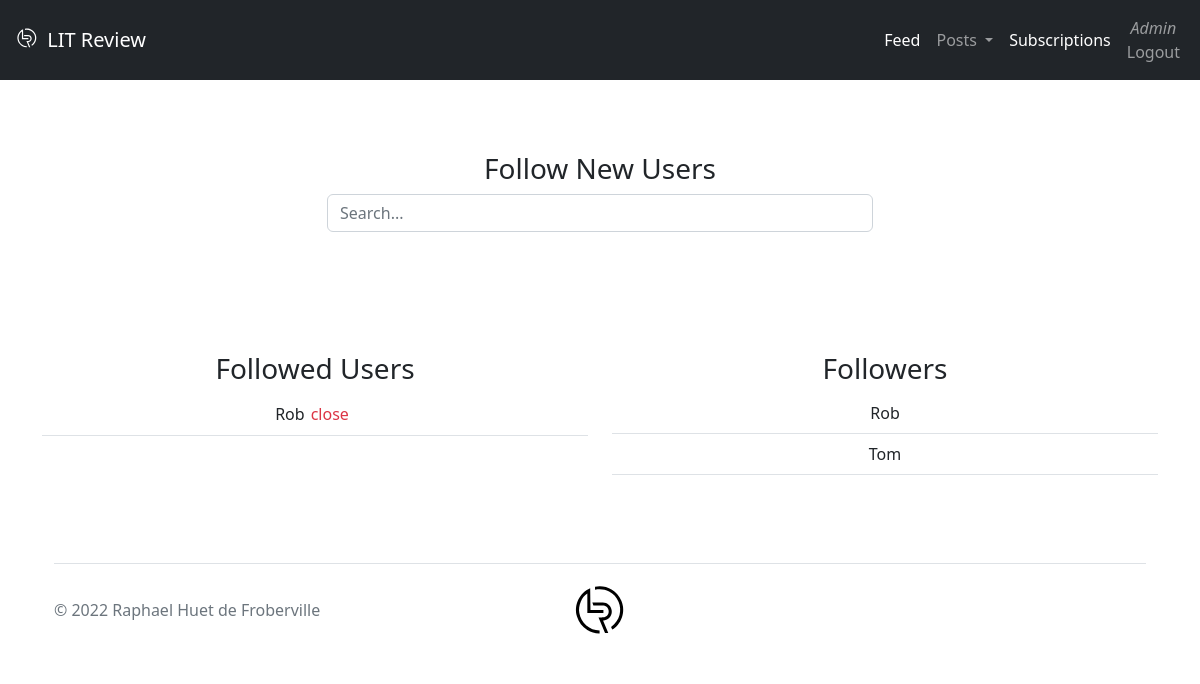
The app's page /list_subscriptions (signed in), older data.
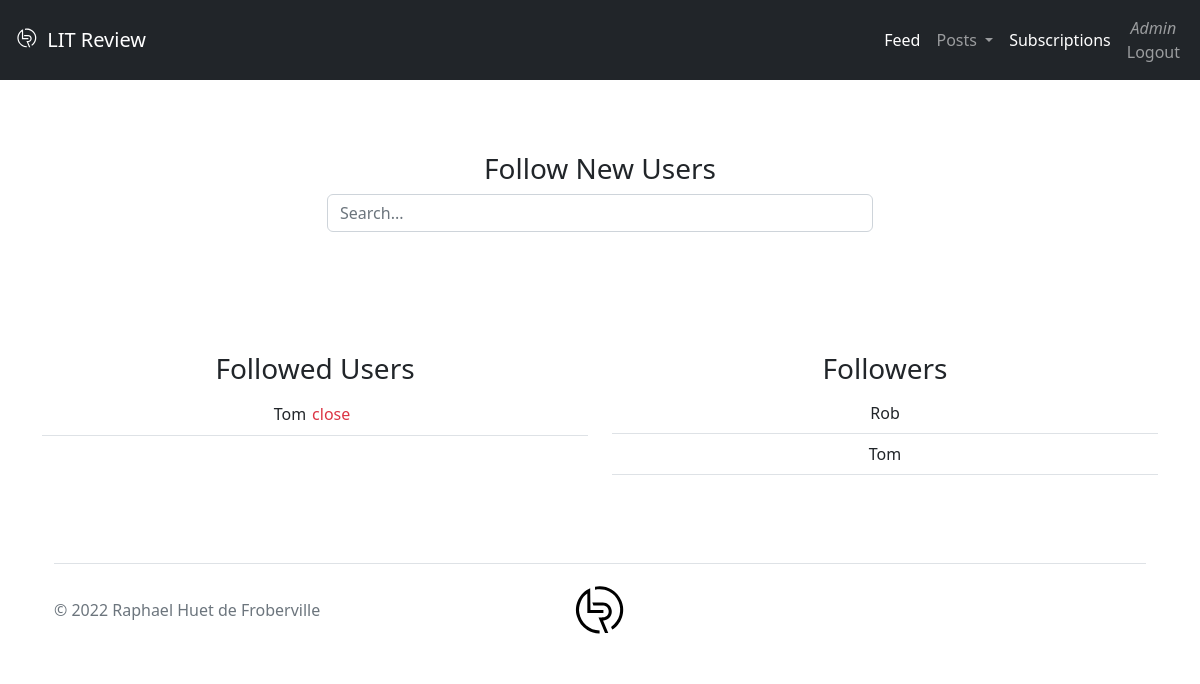
The same page, newer data.
### book_review/models.py (models this page shows, shortened)
class UserFollows(models.Model):
    user = models.ForeignKey(verbose_name=_('Follower'), to=get_user_model(),
                             on_delete=models.CASCADE,
                             related_name='following')
    followed_user = models.ForeignKey(verbose_name=_('Followed user'), to=get_user_model(),
                                      on_delete=models.CASCADE,
                                      related_name='followed_by')
    class Meta:
        unique_together = ('user', 'followed_user',)

### user/models.py (models this page shows)
class User(AbstractUser, PermissionsMixin):
    email = models.EmailField(_('Email address'), unique=True)
    description = models.TextField(_('User description'), max_length=2048, blank=True)
    USERNAME_FIELD = 'email'
    REQUIRED_FIELDS = ['username']
    def __str__(self):
        return self.username

### book_review/views/views_subscription.py (the view, shortened to what this page needs)
# urls.py: path('list_subscriptions', views.list_subscriptions, name="list_subscriptions"),
@login_required()
def list_subscriptions(request):
    vals = {}
    vals |= {
        'followed_users': UserFollows.objects.filter(user=request.user),
        'followers': UserFollows.objects.filter(followed_user=request.user),
    }
    return render(request, 'subscription/list_subscriptions.html', vals)

### book_review/templates/subscription/list_subscriptions.html (shortened to what this page needs)
{% extends 'index.html' %}
{% load django_bootstrap5 %}
{% load i18n %}
{% block content %}
    <div class="row justify-content-center">
        <div class="col-12 col-md-6 text-center my-5">
            <h3>{% translate "Follow New Users" %}</h3>
            <form method="post" class="text-start mb-4" action="{% url 'list_subscriptions' %}">
                <input name="follower" type="search" class="form-control" placeholder="Search..." aria-label="Search">
            </form>
        </div>
    </div>
    <div class="row justify-content-around">
        {% if followed_users %}
            <div class="col-12 col-md-6 text-center my-5">
                <h3>{% translate "Followed Users" %}</h3>
                <table class="table mb-5">
                    {% for followed_user in followed_users %}
                        <tr>
                            <form method="post"
                                  action="{% url 'list_subscriptions' %}">
                                <td class="d-flex align-items-center justify-content-center"
                                >{{ followed_user.followed_user }}
                                    <input type="submit" class="bg-transparent border-0 material-symbols-outlined
                                text-danger
                                text-decoration-none" value="close">
                                </td>
                            </form>
                        </tr>
                    {% endfor %}
                </table>
            </div>
        {% endif %}
        {% if followers %}
            <div class="col-12 col-md-6 text-center my-5">
                <h3>{% translate "Followers" %}</h3>
                <table class="table">
                    {% for follower in followers %}
                        <tr>
                            <td>{{ follower.user }}</td>
                        </tr>
                    {% endfor %}
                </table>
            </div>
        {% endif %}
{% endblock %}

Row changes from the older to the newer data that the page shows:
removed UserFollows: followed_user "Rob", shown under "Followed Users"
added UserFollows: followed_user "Tom", shown under "Followed Users"
